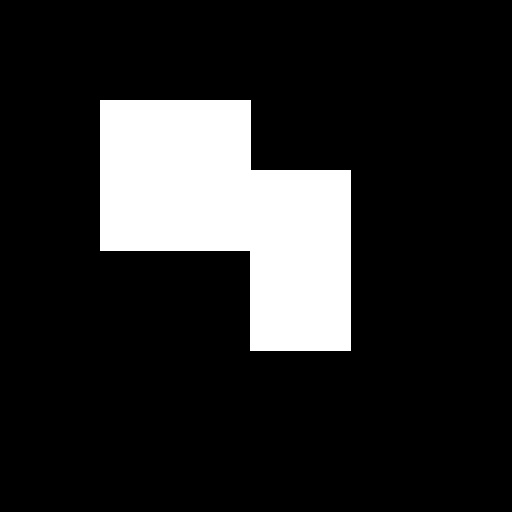
#> input picture data/CornerTest.jpg, 512 x 512 px; the run also reads 1 picture not shown here
$ jupyter execute --allow-errors 'chapter 8.ipynb'   (older library calls are emulated)
#> lines starting #> are read from the running program, lines starting #| are printed output that depends on the picture; after the words box and inside, x2 and y2 are one past the last pixel; in counts of white or black regions, pixels touching at a corner belong together; long printed decimals are rounded
# 코너점 검출

[cell 1]
import cv2
import numpy as np

def findLocalMaxima(src):
    kernel = cv2.getStructuringElement(shape=cv2.MORPH_RECT,ksize=(11,11))
    dilate = cv2.dilate(src,kernel)
    localMax = (src==dilate)

    erode = cv2.erode(src,kernel)
    localMax2 = src>erode
    localMax &= localMax2
    points = np.argwhere(localMax == True)
    points[:,[0,1]] = points[:,[1,0]]
    return points

src = cv2.imread('./data/CornerTest.jpg')
#> src is the input picture: shape (512, 512, 3); min 0, max 255, mean 39.9
gray = cv2.cvtColor(src,cv2.COLOR_BGR2GRAY)
res = cv2.preCornerDetect(gray,ksize=3)
ret,res2 = cv2.threshold(np.abs(res),0.1,0,cv2.THRESH_TOZERO)

corners = findLocalMaxima(res2)
#> in findLocalMaxima, `localMax2 = src>erode`:
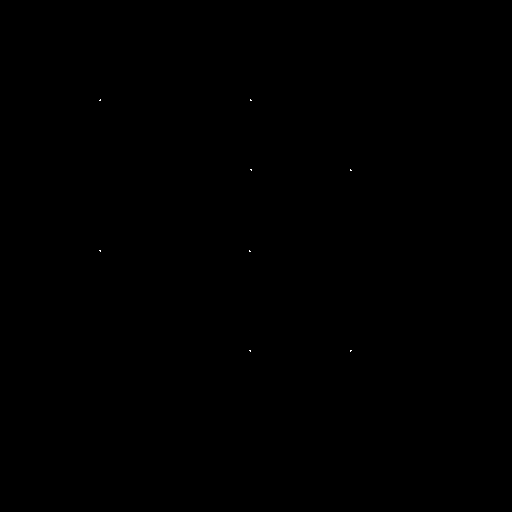
#> localMax2: shape (512, 512) bool; 0.01% white in thin lines or dots, all inside (x1, y1, x2, y2) = (99, 99, 352, 352)
#> in findLocalMaxima, `points = np.argwhere(localMax == True)`: points = [[100, 100], [100, 250], [169, 251], [170, 350], [250, 100], [251, 249], [350, 250], [350, 350]]
#> corners = [[100, 100], [250, 100], [251, 169], [350, 170], [100, 250], [249, 251], [250, 350], [350, 350]]
print('corners.shape=',corners.shape)
#| corners.shape= (8, 2)

dst = src.copy()
for x,y in corners:
    cv2.circle(dst,(x,y),5,(0,0,255),2)
#> this loop made 8 passes
#> dst: shape (512, 512, 3); 0.27% of pixels changed, all inside (x1, y1, x2, y2) = (94, 94, 357, 357)

cv2.imshow('dst', dst)
cv2.waitKey()
cv2.destroyAllWindows()

[cell 2]
src = cv2.imread('./data/CornerTest.jpg')
gray = cv2.cvtColor(src,cv2.COLOR_BGR2GRAY)

res = cv2.cornerEigenValsAndVecs(gray,blockSize=5,ksize=3)
print('res.shape=',res.shape)
#| res.shape= (512, 512, 6)
eigen = cv2.split(res)
#> eigen = 6 items

T = 0.2
ret,edge = cv2.threshold(eigen[0],T,255,cv2.THRESH_BINARY)
#> edge: shape (512, 512) float32; 2.2% white; 1 white region, box (x1, y1, x2, y2) and area: (97, 97, 354, 354) 5688
#> ret = 0.2
edge = edge.astype(np.uint8)

corners = np.argwhere(eigen[1]>T)
#> corners = [[101, 101], [101, 249], [168, 252], [171, 349], [249, 101], [252, 248], [349, 251], [349, 349]]
corners[:,[0,1]] = corners[:,[1,0]]
print('len(corners=)',len(corners))
#| len(corners=) 8

dst = src.copy()
for x,y in corners:
    cv2.circle(dst,(x,y),5,(0,0,255),2)
#> this loop made 8 passes
#> (x, y) on passes 1 to 8: (101, 101), (249, 101), (252, 168), (349, 171), (101, 249), (248, 252), (251, 349), (349, 349)
#> dst: shape (512, 512, 3); 0.27% of pixels changed, all inside (x1, y1, x2, y2) = (95, 95, 356, 356)

cv2.imshow('edge', edge)
cv2.imshow('dst', dst)
cv2.waitKey()
cv2.destroyAllWindows()

[cell 3]
src = cv2.imread('./data/CornerTest.jpg')
gray = cv2.cvtColor(src,cv2.COLOR_BGR2GRAY)

eigen = cv2.cornerMinEigenVal(gray,blockSize=5)
print('eigen.shape=',eigen.shape)
#| eigen.shape= (512, 512)

T = 0.2
corners = np.argwhere(eigen > T)
corners[:,[0,1]] = corners[:,[1,0]]
print('len(corners)=',len(corners))
#| len(corners)= 8
dst = src.copy()

for x,y, in corners:
    cv2.circle(dst,(x,y),3,(0,0,255),2)
#> dst: shape (512, 512, 3); 0.18% of pixels changed, all inside (x1, y1, x2, y2) = (97, 97, 354, 354)

cv2.imshow('dst', dst)
cv2.waitKey()
cv2.destroyAllWindows()

[cell 4]
def findLocalMaxima(src):
    kernel = cv2.getStructuringElement(shape=cv2.MORPH_RECT,ksize=(11,11))
    dilate = cv2.dilate(src,kernel)
    localMax = (src==dilate)
#> localMax: shape (512, 512) bool; 99.4% white; 8 black regions, largest, box (x1, y1, x2, y2) and area: (94, 94, 108, 108) 194, (243, 94, 257, 108) 194, (245, 162, 259, 176) 194

    erode = cv2.erode(src,kernel)
    localMax2 = src>erode
#> localMax2: shape (512, 512) bool; 0.05% white; 8 white regions (8 under 20 px)
    localMax &= localMax2
#> localMax: shape (512, 512) bool; 0% white in thin lines or dots, all inside (x1, y1, x2, y2) = (101, 101, 350, 350)
    points = np.argwhere(localMax == True)
#> points has the same summary as corners outside findLocalMaxima
    points[:,[0,1]] = points[:,[1,0]]
    return points

src = cv2.imread('./data/CornerTest.jpg')
gray = cv2.cvtColor(src,cv2.COLOR_BGR2GRAY)
res = cv2.cornerHarris(gray,blockSize=5,ksize=3,k=0.01)
ret,res = cv2.threshold(np.abs(res),0.02,0,cv2.THRESH_TOZERO)

res8 = cv2.normalize(res,None,0,255,cv2.NORM_MINMAX,dtype=cv2.CV_8U)

corners = findLocalMaxima(res)
#> corners = [[101, 101], [249, 101], [252, 168], [349, 171], [101, 249], [248, 252], [251, 349], [349, 349]]
print('corners=',corners)
#| corners= [[101 101]
#|  [249 101]
#|  [252 168]
#|  [349 171]
#|  [101 249]
#|  [248 252]
#> (further printed lines are left out)

corners = corners.astype(np.float32,order='C')
term_crit = (cv2.TERM_CRITERIA_MAX_ITER+cv2.TERM_CRITERIA_EPS,10,0.01)
#> term_crit = (3, 10, 0.01)
corners2 = cv2.cornerSubPix(gray,corners,(5,5),(-1,-1),term_crit)
#> corners2 = [[99.56, 99.56], [250.4, 99.56], [250.6, 169.4], [350.4, 169.6], [99.56, 250.4], [249.4, 250.6], [249.6, 350.4], [350.4, 350.4]]
print('corners2',corners2)
#| corners2 [[ 99.559  99.5577 ]
#|  [250.441  99.5592 ]
#|  [250.5585  169.439]
#|  [350.439 169.561]
#|  [ 99.559 250.440]
#|  [249.439 250.557]
#> (further printed lines are left out)

dst = src.copy()
for x,y in np.int32(corners2):
    cv2.circle(dst,(x,y),3,(0,0,255),2)
#> this loop made 8 passes
#> (x, y) on passes 1 to 8: (99, 99), (250, 99), (250, 169), (350, 169), (99, 250), (249, 250), (249, 350), (350, 350)
#> dst: shape (512, 512, 3); 0.18% of pixels changed, all inside (x1, y1, x2, y2) = (95, 95, 355, 355)

cv2.imshow('res8', res8)
cv2.imshow('dst', dst)
cv2.waitKey()
cv2.destroyAllWindows()

[cell 5]
src = cv2.imread('./data/CornerTest.jpg')
gray = cv2.cvtColor(src,cv2.COLOR_BGR2GRAY)

K=5
corners = cv2.goodFeaturesToTrack(gray,maxCorners=K,qualityLevel=0.05,minDistance=10)
#> corners = [[350, 350], [250, 350], [249, 251], [100, 100], [100, 250]]
print('corners.shape=',corners.shape)
#| corners.shape= (5, 1, 2)
print('corners=',corners)
#| corners= [[[350. 350.]]
#|  [[250. 350.]]
#|  [[249. 251.]]
#|  [[100. 100.]]
#|  [[100. 250.]]]

K=10
corners2 = cv2.goodFeaturesToTrack(gray,maxCorners=K,qualityLevel=0.05,
                                   minDistance=10, useHarrisDetector = True, k = 0.04)
#> corners2 = [[350, 350], [100, 100], [249, 251], [100, 250], [250, 350], [250, 100], [350, 170], [251, 169]]
print('corners2.shape=',corners2.shape)
#| corners2.shape= (8, 1, 2)
print('corners2=',corners2)
#| corners2= [[[350. 350.]]
#|  [[100. 100.]]
#|  [[249. 251.]]
#|  [[100. 250.]]
#|  [[250. 350.]]
#|  [[250. 100.]]
#> (further printed lines are left out)

dst = src.copy()
dst2 = src.copy()
corners = corners.reshape(-1,2)
for x,y in corners:
    cv2.circle(dst,(int(x),int(y)),5,(0,0,255),-1)
#> this loop made 5 passes
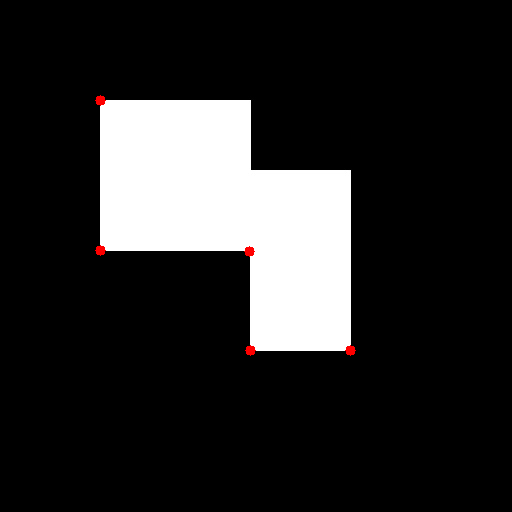
#> dst: shape (512, 512, 3); 0.15% of pixels changed, all inside (x1, y1, x2, y2) = (95, 95, 356, 356)

corners2 = corners2.reshape(-1,2)
for x,y in corners2:
    cv2.circle(dst2,(int(x),int(y)),5,(0,0,255),-1)
#> this loop made 8 passes

cv2.imshow('dst', dst)
cv2.imshow('dst2', dst2)
cv2.waitKey()
cv2.destroyAllWindows()

# 체스보드 패턴 코너점 검출

[cell 6]
src = cv2.imread('./data/chessBoard.jpg')
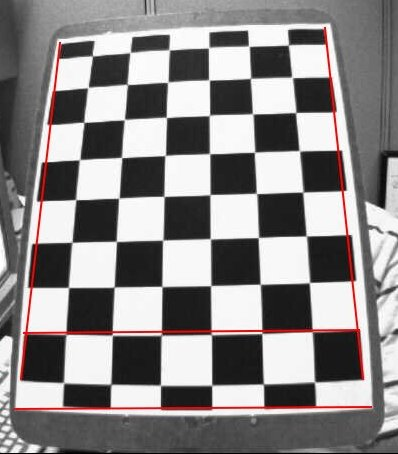
#> input picture data/chessBoard.jpg, 398 x 454 px
#> src is the input picture: shape (454, 398, 3); mean B, G, R 135.6, 135.6, 139
gray = cv2.cvtColor(src,cv2.COLOR_BGR2GRAY)
#> gray: shape (454, 398)

# 책에서는 (6,3)
patternSize = (7,6)
found,corners = cv2.findChessboardCorners(src,patternSize)
#> found = False; corners = None
#> (the rest of this cell did not finish here and is left out)

[cell 7]
src = cv2.imread('./data/circleGrid.jpg')
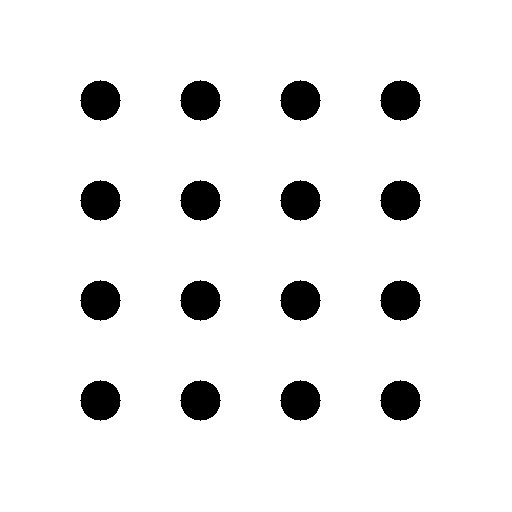
#> input picture data/circleGrid.jpg, 512 x 512 px
#> src is the input picture: shape (512, 512, 3); min 0, max 255, mean 235.4
gray = cv2.cvtColor(src,cv2.COLOR_BGR2GRAY)
#> gray: shape (512, 512)
patternSize = (4,4)
found,centers = cv2.findCirclesGrid(src,patternSize)
#> found = True; centers = 16 rows, first 8: [100, 100], [200, 100], [300, 100], [400, 100], [100, 200], [200, 200], [300, 200], [400, 200]
print('centers.shape=',centers.shape)
#| centers.shape= (16, 1, 2)

term_crit = (cv2.TERM_CRITERIA_EPS+cv2.TERM_CRITERIA_MAX_ITER,10,0.01)
centers2 = cv2.cornerSubPix(gray,centers,(5,5),(-1,-1),term_crit)
#> centers2 has the same summary as centers

dst = src.copy()
cv2.drawChessboardCorners(dst,patternSize,centers2,found)

cv2.imshow('dst', dst)
cv2.waitKey()
cv2.destroyAllWindows()

# 모멘트

[cell 8]
src = cv2.imread('./data/CornerTest.jpg')
gray = cv2.cvtColor(src,cv2.COLOR_BGR2GRAY)

# 모멘트를 구하기 위해서는 grayscale image를 binary image로 바꾸는 과정이 필요함
ret,bimage = cv2.threshold(gray,128,255,cv2.THRESH_BINARY)
#> bimage: shape (512, 512); 15.6% white; 1 white region, box (x1, y1, x2, y2) and area: (100, 100, 351, 351) 41001

M = cv2.moments(bimage,True)
#> M = moments, m00 41001, centre m10/m00, m01/m00 = (230.6, 212.8)
for key,value in M.items():
    print('{}={}'.format(key,value))
#> this loop made 24 passes
#> (key, value) on passes 1 to 8: ('m00', 41001), ('m10', 9454225), ('m01', 8726225), ('m20', 2.4e+09), ('m11', 2.12e+09), ('m02', 2.02e+09), ('m30', 6.51e+11), ('m21', 5.61e+11)
#> (printed output is left out)

cx = int(M['m10']/M['m00'])
#> cx = 230
cy = int(M['m01']/M['m00'])
#> cy = 212
dst = src.copy()
cv2.circle(dst,(cx,cy),10,(0,0,255),-1)

cv2.imshow('dst', dst)
cv2.waitKey()
cv2.destroyAllWindows()

[cell 9]
src = cv2.imread('./data/circle2.jpg')
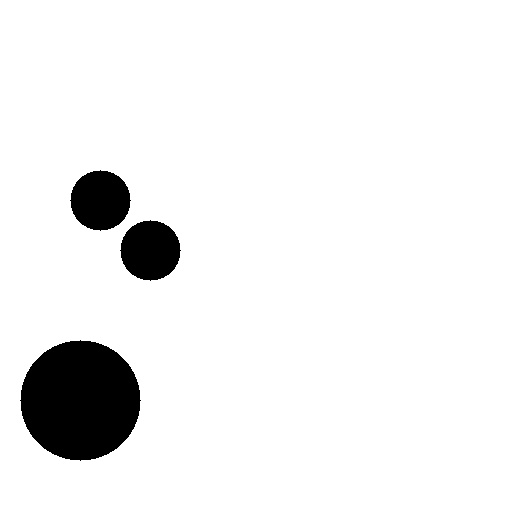
#> input picture data/circle2.jpg, 512 x 512 px
#> src is the input picture: shape (512, 512, 3); min 0, max 255, mean 238.5
gray = cv2.cvtColor(src,cv2.COLOR_BGR2GRAY)
ret,bimage = cv2.threshold(gray,128,255,cv2.THRESH_BINARY_INV)
#> bimage: shape (512, 512); 6.5% white; 3 white regions

mode = cv2.RETR_EXTERNAL
#> mode = 0
method = cv2.CHAIN_APPROX_SIMPLE
#> method = 2
contours,hierarchy = cv2.findContours(bimage,mode,method)
#> contours = 3 contours; box (x1, y1, x2, y2) and area: (20, 340, 141, 461) 11120, (120, 220, 181, 281) 2736, (70, 170, 131, 231) 2736

dst = src.copy()
cv2.drawContours(dst,contours,-1,(255,0,0),3)
#> dst: shape (512, 512, 3); 1.28% of pixels changed, all inside (x1, y1, x2, y2) = (18, 168, 183, 463)

for cnt in contours:
    M = cv2.moments(cnt,True)
    cx = int(M['m10']/M['m00'])
    cy = int(M['m01']/M['m00'])
    cv2.circle(dst,(cx,cy),5,(0,0,255),2)
#> this loop made 3 passes
#> (cx, cy) on passes 1 to 3: (80, 400), (150, 250), (100, 200)
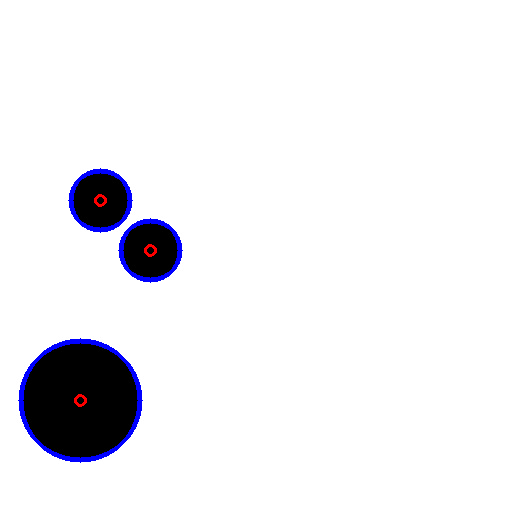
#> dst: shape (512, 512, 3); mean B, G, R 240.5, 237.2, 237.4

cv2.imshow('dst', dst)
cv2.waitKey()
cv2.destroyAllWindows()

[cell 10]
# hu 모멘트: 이동, 스케일, 회전에 불변이다.

src = cv2.imread('./data/CornerTest.jpg')
gray = cv2.cvtColor(src,cv2.COLOR_BGR2GRAY)
ret,bimage = cv2.threshold(gray,128,255,cv2.THRESH_BINARY)

mode = cv2.RETR_EXTERNAL
method = cv2.CHAIN_APPROX_SIMPLE
contours,hierarchy = cv2.findContours(bimage,mode,method)
#> contours = 1 contour; box (x1, y1, x2, y2) and area: (100, 100, 351, 351) 40501

dst = src.copy()
cnt = contours[0]
#> cnt = contour of 10 points, box (x1, y1, x2, y2) (100, 100, 351, 351), area 40501
cv2.drawContours(dst,[cnt],0,(255,0,0),3)

M = cv2.moments(cnt)
#> M = moments, m00 40501, centre m10/m00, m01/m00 = (230.6, 212.8)
hu = cv2.HuMoments(M)
#> hu = [0.23, 0.0177, 0.000574, 0.000105, 9.93e-09, -7.95e-07, -2.39e-08]
print('hu.shape=',hu.shape)
#| hu.shape= (7, 1)
print('hu=',hu)
#| hu= [[ 2.29512832e-01]
#|  [ 1.77264199e-02]
#|  [ 5.73565197e-04]
#|  [ 1.05422872e-04]
#|  [ 9.93149152e-09]
#|  [-7.94530682e-07]
#> (further printed lines are left out)

angle = 45.0
scale = 0.2
cx = int(M['m10']/M['m00'])
#> cx = 230
cy = int(M['m01']/M['m00'])
#> cy = 212
center = (cx,cy)
#> center = (230, 212)
t = (20,30)
A = cv2.getRotationMatrix2D(center,angle,scale)
#> A = [[0.141, 0.141, 167.5], [-0.141, 0.141, 214.5]]
A[:,2] +=t
print('A=',A)
#| A= [[ 1.41421356e-01  1.41421356e-01  1.87491761e+02]
#|  [-1.41421356e-01  1.41421356e-01  2.44545584e+02]]
cnt2 = cv2.transform(cnt,A)
#> cnt2 = contour of 10 points, box (x1, y1, x2, y2) (216, 219, 287, 267), area 1629
cv2.drawContours(dst,[cnt2],0,(0,255,0),3)
cv2.imshow('dst', dst)

M2 = cv2.moments(cnt)
#> M2 has the same summary as M
hu2 = cv2.HuMoments(M2)
#> hu2 has the same summary as hu
print('hu2.shape=',hu2.shape)
#| hu2.shape= (7, 1)
print('hu2=',hu2)
#| hu2= [[ 2.29512832e-01]
#|  [ 1.77264199e-02]
#|  [ 5.73565197e-04]
#|  [ 1.05422872e-04]
#|  [ 9.93149152e-09]
#|  [-7.94530682e-07]
#> (further printed lines are left out)

# hu와 hu2의 차이는 거의 없다.
diffSum = np.sum(cv2.absdiff(hu,hu2))
#> diffSum = 0
print('diffSum=',diffSum)
#| diffSum= 0.0

cv2.waitKey()
cv2.destroyAllWindows()

# 모양 관련 특징 검출

[cell 11]
src = cv2.imread('./data/banana.jpg')
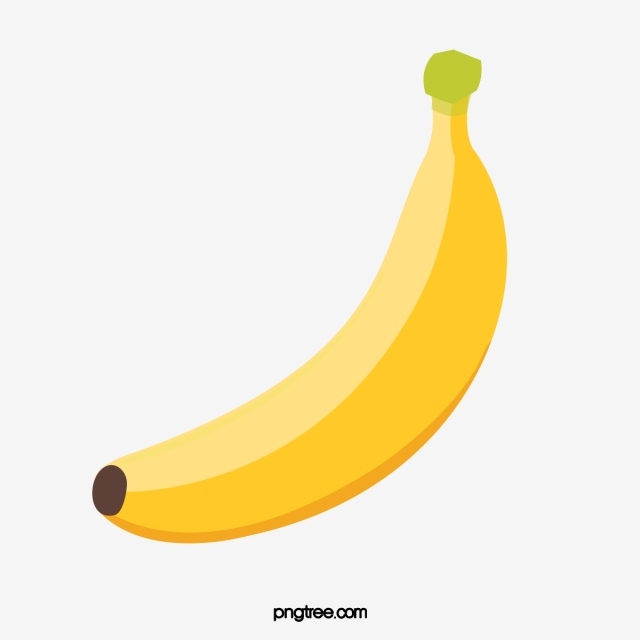
#> input picture data/banana.jpg, 640 x 640 px
#> src is the input picture: shape (640, 640, 3); mean B, G, R 214.8, 237.6, 245.2
gray = cv2.cvtColor(src,cv2.COLOR_BGR2GRAY)
#> gray: shape (640, 640)
src = cv2.cvtColor(src,cv2.COLOR_BGR2RGB)
ret,bimage = cv2.threshold(gray,220,255,cv2.THRESH_BINARY_INV)
#> bimage: shape (640, 640); 11.7% white; 152 white regions (149 under 20 px), largest, box (x1, y1, x2, y2) and area: (92, 50, 507, 544) 46604, (273, 604, 336, 622) 592, (336, 607, 367, 619) 252
bimage = cv2.dilate(bimage,None)
#> bimage: shape (640, 640); 12.6% white; 7 white regions (2 under 20 px)
cv2.imshow('bImage', bimage)

mode = cv2.RETR_EXTERNAL
method = cv2.CHAIN_APPROX_SIMPLE
contours,hierarchy = cv2.findContours(bimage,mode,method)
#> contours = 7 contours, 3 with area under 20; largest, box (x1, y1, x2, y2) and area: (91, 49, 508, 545) 48306, (272, 603, 368, 623) 1188, (224, 322, 353, 424) 762, (352, 272, 384, 321) 196
print('len(contorus)=',len(contours))
#| len(contorus)= 7

maxLength=0
k=0
for i,cnt in enumerate(contours):
    perimeter = cv2.arcLength(cnt,closed=True)
    if perimeter > maxLength:
        maxLength = perimeter
        k=i
#> this loop made 7 passes
#> (perimeter, maxLength) on passes 1, 5, 7: (260.5, 260.5), (422, 422), (2042.2, 2042.2)
#> after the loop, k = 6; maxLength = 2042.2
print('maxLength=',maxLength)
#| maxLength= 2042.168
cnt = contours[k]
#> cnt = contour of 968 points, box (x1, y1, x2, y2) (91, 49, 508, 545), area 48306
dst2 = src.copy()
cv2.drawContours(dst2, [cnt], 0, (255, 0, 0), 3)
#> dst2: shape (640, 640, 3)
cv2.imshow('dst2', dst2)

area = cv2.contourArea(cnt)
#> area = 48305.5
print('area=',area)
#| area= 48305.5
x,y,width,height = cv2.boundingRect(cnt)
#> x = 91; y = 49; width = 417; height = 496
dst3 = dst2.copy()
cv2.rectangle(dst3,(x,y),(x+width,y+height),(0,0,255),2)
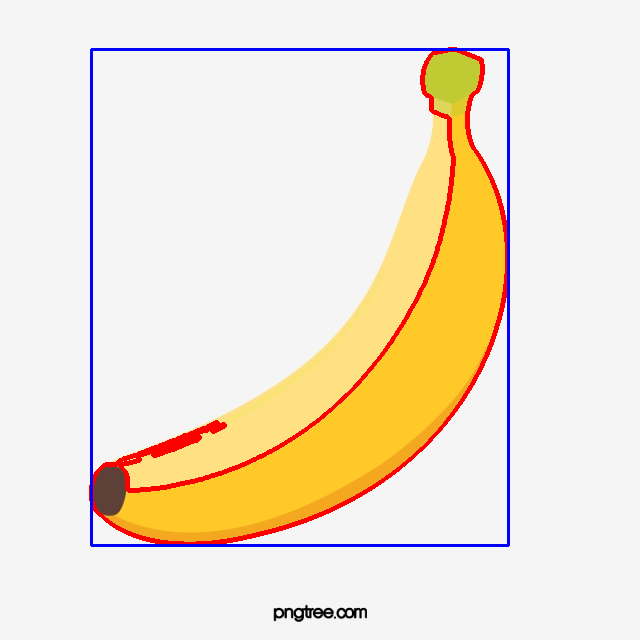
#> dst3: shape (640, 640, 3); mean R, G, B 242.1, 230.1, 212.1
cv2.imshow('dst3', dst3)

rect = cv2.minAreaRect(cnt)
#> rect = ((356.6, 340), (594.2, 241.8), -51.31)
box = cv2.boxPoints(rect)
#> box = [[265.2, 647.5], [76.49, 496.4], [448, 32.55], [636.7, 183.7]]
box = np.int32(box)
#> box = [[265, 647], [76, 496], [447, 32], [636, 183]]
print('box=',box)
#| box= [[265 647]
#|  [ 76 496]
#|  [447  32]
#|  [636 183]]
dst4 = dst2.copy()
cv2.drawContours(dst4,[box],0,(0,0,255),2)
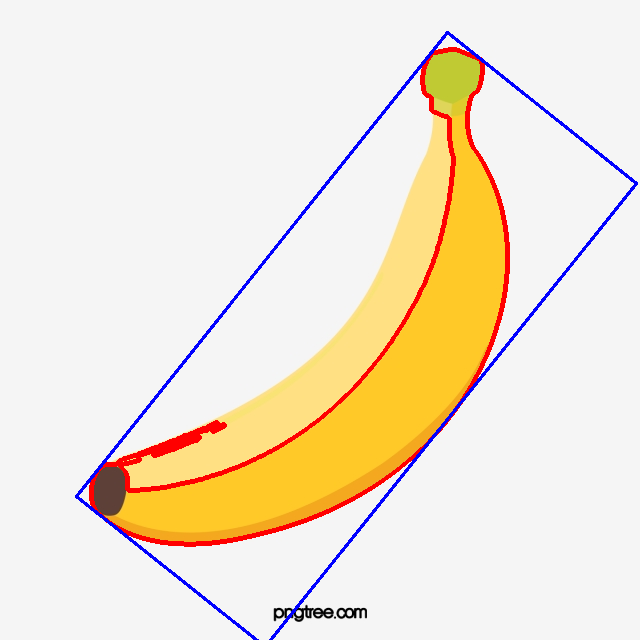
#> dst4: shape (640, 640, 3); mean R, G, B 242.2, 230.2, 212.1
cv2.imshow('dst4', dst4)

(x,y),radius = cv2.minEnclosingCircle(cnt)
#> x = 293.5; y = 289.5; radius = 297.1
dst5 = dst2.copy()
cv2.circle(dst5,(int(x),int(y)),int(radius),(0,0,255),2)
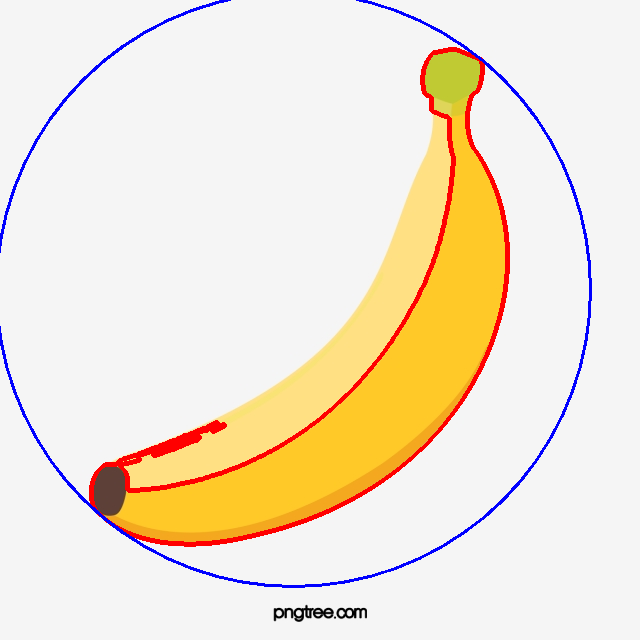
#> dst5: shape (640, 640, 3); mean R, G, B 242.4, 230.2, 211.9
cv2.imshow('dst5', dst5)

cv2.waitKey()
cv2.destroyAllWindows()

[cell 12]
src = cv2.imread('./data/hand.jpg')
hsv = cv2.cvtColor(src,cv2.COLOR_BGR2HSV)
lowerb = (0,40,0)
upperb = (20,180,255)
bimage = cv2.inRange(hsv,lowerb,upperb)
cv2.imshow('bimage', bimage)

mode = cv2.RETR_EXTERNAL
method = cv2.CHAIN_APPROX_SIMPLE
contours,hierachy = cv2.findContours(bimage,mode,method)
#> contours = 7 contours, 6 with area under 20; largest, box (x1, y1, x2, y2) and area: (64, 9, 191, 215) 12862

dst = src.copy()
cnt = contours[0]
#> cnt = [[172, 118]]
cv2.drawContours(dst,[cnt],0,(255,0,0),2)

dst2 = dst.copy()
rows,cols = dst2.shape[:2]
hull = cv2.convexHull(cnt)
#> hull = [[172, 118]]
cv2.drawContours(dst2,[hull],0,(0,0,255),2)

cv2.imshow('dst2', dst2)

cv2.waitKey()
cv2.destroyAllWindows()

[cell 13]
src = cv2.imread('/Users/yongchanchun/Desktop/데스크탑 - MacBook Pro/computer vision/data/hand.jpg')
hsv = cv2.cvtColor(src,cv2.COLOR_BGR2HSV)
lowerb = (0,40,0)
upperb = (20,180,255)
bimage = cv2.inRange(hsv,lowerb,upperb)
cv2.imshow('bimage', bimage)

mode = cv2.RETR_EXTERNAL
method = cv2.CHAIN_APPROX_SIMPLE
contours,hierachy = cv2.findContours(bimage,mode,method)

dst = src.copy()
cnt = contours[0]
cv2.drawContours(dst,[cnt],0,(255,0,0),2)

dst2 = dst.copy()
rows,cols = dst2.shape[:2]
hull = cv2.convexHull(cnt, returnPoints = False)
#> hull = [0]
hull_points = cnt[hull[:,0]]
#> hull_points = [[172, 118]]
cv2.drawContours(dst2,[hull_points],0,(255,0,255),6)

T = 5
defects = cv2.convexityDefects(cnt,hull)
# print('defects.shape=',defects.shape)

#> (the rest of this cell did not finish here and is left out)

# 모양 매칭

[cell 14]
ref_src = cv2.imread('./data/refShapes1.jpg')
#> (the rest of this cell did not finish here and is left out)

# 적분영상

[cell 15]
A = np.arange(1,17).reshape(4,4).astype(np.uint8)
print('A=',A)

sumA,sqsumA,tiltedA = cv2.integral3(A)
#> sumA = [[0, 0, 0, 0, 0], [0, 1, 3, 6, 10], [0, 6, 14, 24, 36], [0, 15, 33, 54, 78], [0, 28, 60, 96, 136]]; sqsumA = [[0, 0, 0, 0, 0], [0, 1, 5, 14, 30], [0, 26, 66, 124, 204], [0, 107, 247, 426, 650], [0, 276, 612, 1016, 1496]]; tiltedA = [[0, 0, 0, 0, 0], [0, 1, 2, 3, 4], [1, 8, 12, 16, 15], [8, 26, 38, 42, 36], [26, 60, 80, 84, 70]]
print('sumA=',sumA)
#| sumA= [[  0   0   0   0   0]
#|  [  0   1   3   6  10]
#|  [  0   6  14  24  36]
#|  [  0  15  33  54  78]
#|  [  0  28  60  96 136]]
print('sqsumA=',sqsumA)
#| sqsumA= [[0.000e+00 0.000e+00 0.000e+00 0.000e+00 0.000e+00]
#|  [0.000e+00 1.000e+00 5.000e+00 1.400e+01 3.000e+01]
#|  [0.000e+00 2.600e+01 6.600e+01 1.240e+02 2.040e+02]
#|  [0.000e+00 1.070e+02 2.470e+02 4.260e+02 6.500e+02]
#|  [0.000e+00 2.760e+02 6.120e+02 1.016e+03 1.496e+03]]
print('tiltedA=',tiltedA)
#| tiltedA= [[ 0  0  0  0  0]
#|  [ 0  1  2  3  4]
#|  [ 1  8 12 16 15]
#|  [ 8 26 38 42 36]
#|  [26 60 80 84 70]]

[cell 16]
gray = cv2.imread('./data/lena.jpg',0)
gray_sum = cv2.integral(gray)
#> gray_sum = [0]
dst = cv2.normalize(gray_sum,None,0,255,cv2.NORM_MINMAX,dtype=cv2.CV_8U)
#> dst = [0]
dst = cv2.cvtColor(dst,cv2.COLOR_BGR2RGB)
#> dst = [[0, 0, 0]]

cv2.imshow('dst',dst)
cv2.waitKey()
cv2.destroyAllWindows()
